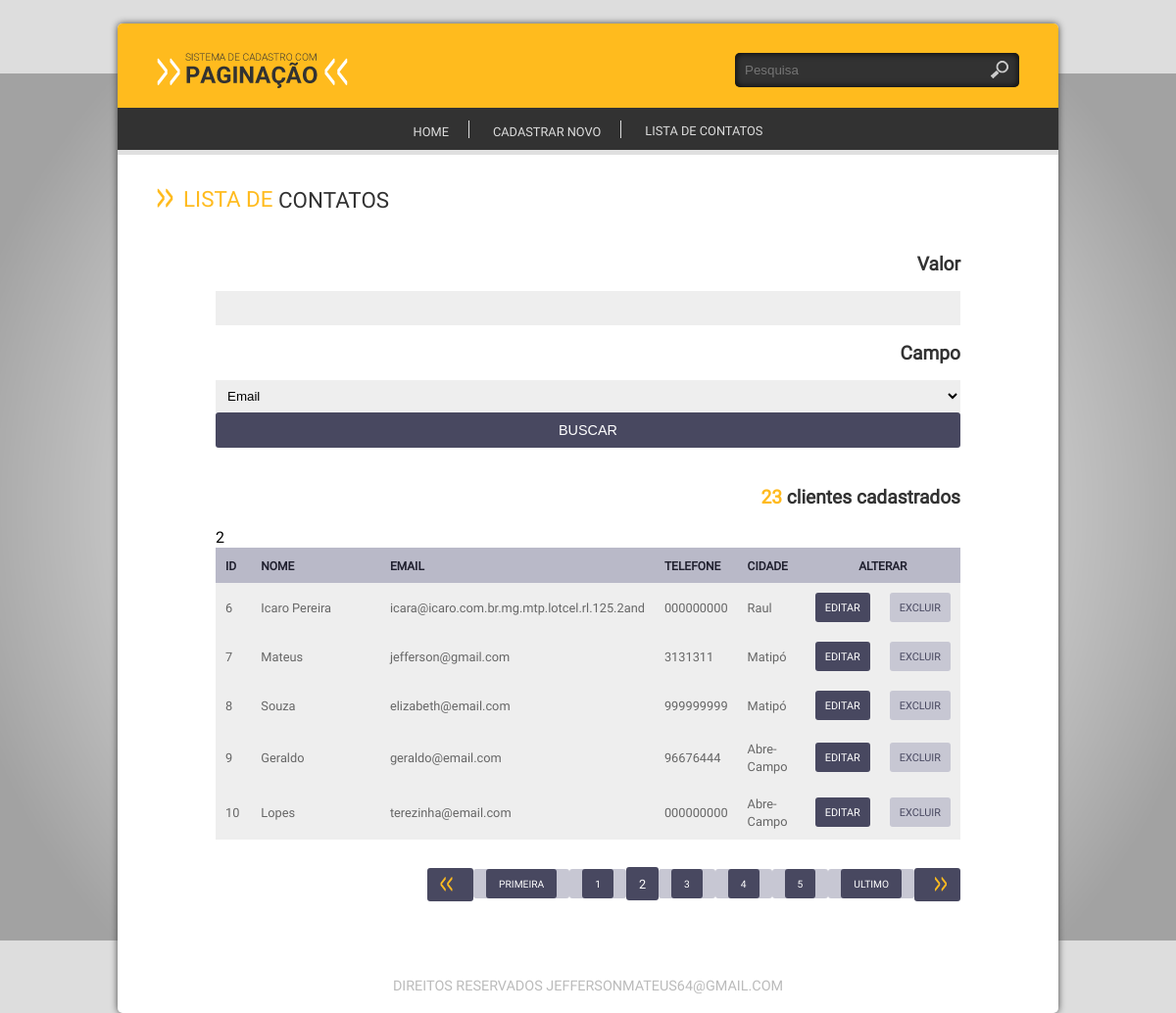
/index.php?link=3&pg=1, run on the app's committed database.
### tables this page shows
CREATE TABLE `cliente` (
  `id_cliente` int(11) NOT NULL,
  `cliente` varchar(2000) NOT NULL,
  `endereco` varchar(150) DEFAULT NULL,
  `bairro` varchar(100) DEFAULT NULL,
  `cidade` varchar(100) DEFAULT NULL,
  `cep` varchar(10) NOT NULL,
  `fone` varchar(15) NOT NULL,
  `email` varchar(150) NOT NULL,
  `cpf` varchar(11) NOT NULL
);

### config/crud.php (called while the page is built, shortened)
<?php
function openConection() {
    $conection = @mysqli_connect(HOST, USER, PASSWORD, DATABASE) or die(mysqli_connect_error());
    mysqli_set_charset($conection, CHARSET);
    return $conection;
}
function runsql($sql) {
    $conection = openConection();
    $qry = @mysqli_query($conection, $sql) or die(mysqli_erro($conection));
    return $qry;
}
function queryData($tabela, $condicao = NULL, $campos = "*") {
    $sql = "SELECT {$campos} FROM {$tabela} {$condicao}";
    $qry = runsql($sql);
    if (!mysqli_num_rows($qry)) {
        return FALSE;
    } else {
        while ($linha = @mysqli_fetch_array($qry)) {
            $dados[] = $linha;
        }
        return $dados;
    }
}
function selecionar($comandosql) {
    $sql = $comandosql;
    $qry = runsql($sql);
    if (!mysqli_num_rows($qry)) {
        return false;
    } else {
        while ($linha = @mysqli_fetch_array($qry)) {
            $dados[] = $linha;
        }
        return $dados;
    }
}
function allrows($sql){
    $qry = runsql($sql);
    return mysqli_num_rows($qry);
}

### lst/lst_cliente.php (the view, shortened to what this page needs)
<?php
$pg       = isset($_GET['pg'])? $_GET['pg']: 0;
$pesq     = isset($_POST['pesq']) ? $_POST['pesq'] : NULL;
$campo    = isset($_POST['campo']) ? $_POST['campo'] : NULL;
if ($pesq) {
    $sql = "SELECT * FROM `cliente` WHERE `$campo` like%$pesq%";
} else {
    $sql = "SELECT * FROM `cliente`";
}
$clientes = queryData("cliente");
$cliente = selecionar($sql);
$total = allrows($sql);
$lpp = 5;
$paginas = ceil($total / $lpp-1);
$total_paginas = ceil($total / $lpp);
$inicio = $pg * $lpp;
?>
<div class="base-home">
    <h1 class="titulo"><span class="cor">Lista de</span> contatos</h1>
    <div class="base-lista">
        <div class="busca-lista">
        <form action="<?php echo URL_BASE . "index.php" ?>"method="get">
            <div class="col">
                <span>Valor</span>
                <input type="text" name="pesq" value="<?php echo $pesq ?>" >
            </div>
            <div class="col">
                <span>Campo</span>
                <select name="campo">
                    <option value="email" selected>Email</option>
                </select>
            </div>
            <div class="col">
                <input type="submit" value="buscar" class="btn">
            </div>
        </form>
        </div>
    <br>
    <span class="busca-lista"><b><?php echo $total ?></b> clientes cadastrados</span>
    <div class="tabela">
        <table width="100%" border="0" cellspacing="0" cellpadding="0">
            <thead>
                <tr>
                    <th width="5%" align="left">ID</th>
                    <th width="25%" align="left">Nome</th>
                    <th width="25%" align="left">Email</th>
                    <th width="10%" align="left">Telefone</th>
                    <th width="10%" align="left">Cidade</th>
                    <th width="20%" colspan="2" align="center">Alterar</th>
                </tr>
            </thead>
            <?php
            $clientes = selecionar($sql ." LIMIT $inicio, $lpp");
            if($clientes){
            foreach ($clientes as $cliente) {
                    ?>
                    <tbody>
                        <tr class="cor1">
                            <td><?php echo $cliente["id_cliente"] ?></td>
                            <td><?php echo $cliente["cliente"] ?></td>
                            <td><?php echo $cliente["email"] ?></td>
                            <td><?php echo $cliente["fone"] ?></td>
                            <td><?php echo $cliente["cidade"] ?></td>
                            <td align="center">
                                <a href="<?php echo "index.php?link=2&acao=Editar&id=" . $cliente["id_cliente"] ?>" class="btn">Editar</a>
                            </td>
                            <td align="center">
                                <a href="<?php echo "index.php?link=2&acao=Excluir&id=" . $cliente["id_cliente"] ?>" class="btn excluir">excluir</a>
                            </td>
                        </tr>
                        <?php
                    }
            }else{
                echo"Empty page";
            }
                ?>
        </table>
    </div>
    <ul class="paginacao">
    <?php echo paginacao("index.php?link=3", $paginas,$total_paginas, $pg); ?>
    </ul>
    </div>
</div>

### css/style.css (style rules this page uses)
* { margin:0; padding:0; box-sizing:border-box; -webkit-box-sizing:border-box; -moz-box-sizing:border-box; -o-box-sizing:border-box; -ms-box-sizing:border-box; vertical-align:middle; }
html, body { height:100%; background:#ddd url(../img/fundo.png) fixed no-repeat center; background-size:100%; }
body { font-size:1em; font-family: 'rregular'; }
h1, h2, h3, h4, h5 { margin:0; padding:0; text-transform:uppercase; font-weight:inherit; }
a { text-decoration:none; color:#444; }
input ,textarea, select { width:100%; max-width:100%; padding:10px; background:#EEEEEE; border:0 }
input[type=date], select { padding:8px }
ul ,li { list-style:none; }
.base-home { width:100%; float:left; padding:20px 40px; }
.titulo { display:block; padding:10px 0; color:#323232; font-weight:inherit; font-size:1.4em; text-transform:uppercase; }
.titulo:before { content:url(../img/ico-seta-ttl.png); padding-right:10px; }
.titulo .cor { color:#FFBB1E; position:relative; top:-3px; }
.btn { display:block; padding:10px; border-radius:3px; -webkit-border-radius:3px; -moz-border-radius:3px; -moz-border-radius:3px; -o-border-radius:3px; text-transform:uppercase; color:#fff; background:#484860; font-size:.9em; }
.base-home .base-lista { width:100%; float:left; padding:10px 60px; }
.base-home .base-lista span { color:#323232; display:block; padding:15px 0; font-weight:bold; text-align:right; font-size:1.2em; }
.base-home .base-lista span b { color:#FFBA1E; position:relative; top:-2px; }
.base-home .base-lista .tabela table { width:100%; }
.base-home .base-lista .tabela table th { padding:10px; text-transform:uppercase; color:#20202F; background:#B9B9C8; font-size:.75em; }
.base-home .base-lista .tabela table td { padding:10px; color:#666666; font-size:.8em; }
.base-home .base-lista .tabela .cor1 { background:#EEEEEE; }
.base-home .base-lista .tabela .btn { font-size:.85em; padding:8px 10px; }
.base-home .base-lista .tabela .btn.excluir { background:#C7C7D3; color:#484860; }
.base-home .base-lista .paginacao { width:100%; float:left; padding:30px 0; text-align:right; }

### data on the page
cliente: id_cliente "6", cliente "Icaro Pereira", email "icara@icaro.com.br.mg.mtp.lotcel.rl.125.2and", fone "000000000", cidade "Raul"
cliente: id_cliente "7", cliente "Mateus", email "jefferson@gmail.com", fone "3131311", cidade "Matipó"
cliente: id_cliente "8", cliente "Souza", email "elizabeth@email.com", fone "999999999", cidade "Matipó"
cliente: id_cliente "9", cliente "Geraldo", email "geraldo@email.com", fone "96676444", cidade "Abre-Campo"
cliente: id_cliente "10", cliente "Lopes", email "terezinha@email.com", fone "000000000", cidade "Abre-Campo"

### other printed values
$total "23"
$aux "1"
$aux "2"
$aux "3"
$aux "4"
$aux "5"
